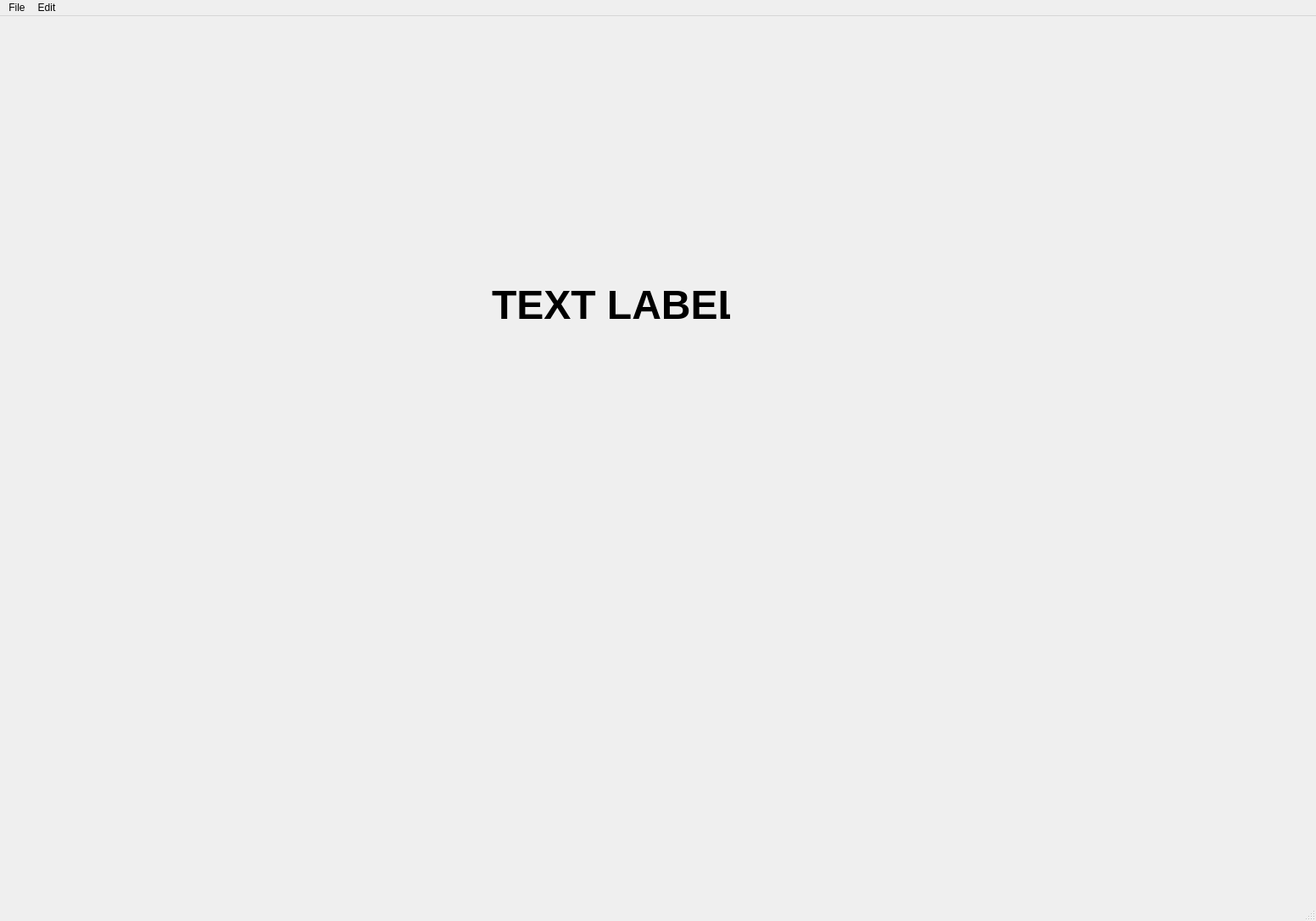
<?xml version="1.0" encoding="UTF-8"?>
<ui version="4.0">
 <class>MainWindow</class>
 <widget class="QMainWindow" name="MainWindow">
  <property name="geometry">
   <rect>
    <x>0</x>
    <y>0</y>
    <width>1552</width>
    <height>1086</height>
   </rect>
  </property>
  <property name="windowTitle">
   <string>MainWindow</string>
  </property>
  <widget class="QWidget" name="centralwidget">
   <widget class="QLabel" name="label">
    <property name="geometry">
     <rect>
      <x>580</x>
      <y>290</y>
      <width>281</width>
      <height>101</height>
     </rect>
    </property>
    <property name="font">
     <font>
      <pointsize>36</pointsize>
      <weight>75</weight>
      <bold>true</bold>
     </font>
    </property>
    <property name="text">
     <string>TEXT LABEL</string>
    </property>
   </widget>
  </widget>
  <widget class="QMenuBar" name="menubar">
   <property name="geometry">
    <rect>
     <x>0</x>
     <y>0</y>
     <width>1552</width>
     <height>22</height>
    </rect>
   </property>
   <widget class="QMenu" name="menuFile">
    <property name="title">
     <string>File</string>
    </property>
    <addaction name="actionNew"/>
    <addaction name="actionSave"/>
   </widget>
   <widget class="QMenu" name="menuEdit">
    <property name="title">
     <string>Edit</string>
    </property>
    <addaction name="actionCopy"/>
    <addaction name="actionPaste"/>
   </widget>
   <addaction name="menuFile"/>
   <addaction name="menuEdit"/>
  </widget>
  <widget class="QStatusBar" name="statusbar"/>
  <action name="actionNew">
   <property name="text">
    <string>New</string>
   </property>
   <property name="statusTip">
    <string>Create a new file</string>
   </property>
   <property name="shortcut">
    <string>Ctrl+N</string>
   </property>
  </action>
  <action name="actionSave">
   <property name="text">
    <string>Save</string>
   </property>
   <property name="statusTip">
    <string>Save a file</string>
   </property>
   <property name="shortcut">
    <string>Ctrl+S</string>
   </property>
  </action>
  <action name="actionCopy">
   <property name="text">
    <string>Copy</string>
   </property>
   <property name="statusTip">
    <string>Copy a file</string>
   </property>
   <property name="shortcut">
    <string>Ctrl+C</string>
   </property>
  </action>
  <action name="actionPaste">
   <property name="text">
    <string>Paste</string>
   </property>
   <property name="statusTip">
    <string>Paste a file</string>
   </property>
  </action>
 </widget>
 <resources/>
 <connections/>
</ui>
